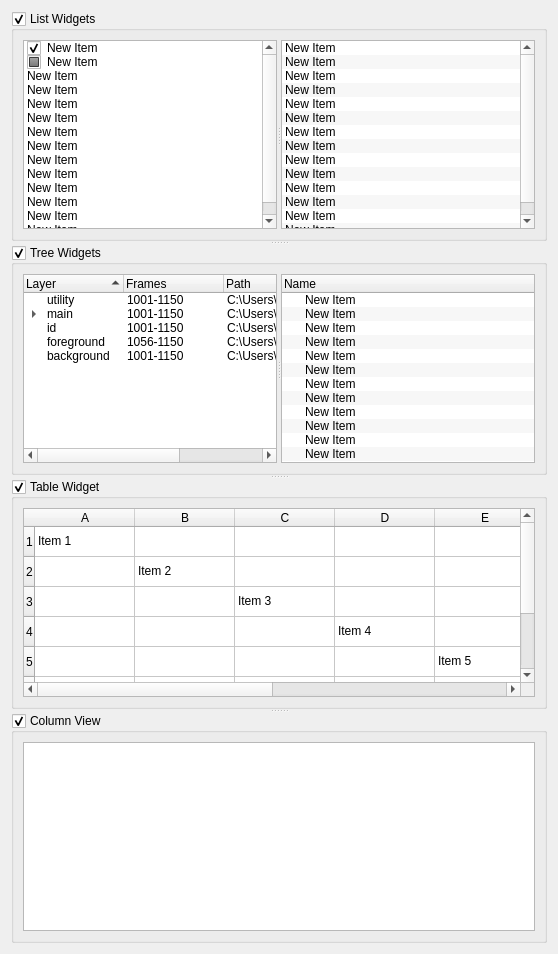
      <widget class="QWidget" name="tab_2">
       <attribute name="title">
        <string>Item Views</string>
       </attribute>
       <layout class="QVBoxLayout" name="verticalLayout_2">
        <item>
         <widget class="QSplitter" name="splitter_5">
          <property name="orientation">
           <enum>Qt::Vertical</enum>
          </property>
          <widget class="QGroupBox" name="groupBox_10">
           <property name="title">
            <string>List Widgets</string>
           </property>
           <property name="checkable">
            <bool>true</bool>
           </property>
           <layout class="QHBoxLayout" name="horizontalLayout_4">
            <item>
             <widget class="QSplitter" name="splitter_6">
              <property name="orientation">
               <enum>Qt::Horizontal</enum>
              </property>
              <widget class="QListWidget" name="listWidget_2">
               <property name="alternatingRowColors">
                <bool>false</bool>
               </property>
               <item>
                <property name="text">
                 <string>New Item</string>
                </property>
                <property name="checkState">
                 <enum>Checked</enum>
                </property>
               </item>
               <item>
                <property name="text">
                 <string>New Item</string>
                </property>
                <property name="checkState">
                 <enum>PartiallyChecked</enum>
                </property>
                <property name="flags">
                 <set>ItemIsSelectable|ItemIsDragEnabled|ItemIsUserCheckable|ItemIsEnabled|ItemIsTristate</set>
                </property>
               </item>
               <item>
                <property name="text">
                 <string>New Item</string>
                </property>
               </item>
               <item>
                <property name="text">
                 <string>New Item</string>
                </property>
               </item>
               <item>
                <property name="text">
                 <string>New Item</string>
                </property>
               </item>
               <item>
                <property name="text">
                 <string>New Item</string>
                </property>
               </item>
               <item>
                <property name="text">
                 <string>New Item</string>
                </property>
               </item>
               <item>
                <property name="text">
                 <string>New Item</string>
                </property>
               </item>
               <item>
                <property name="text">
                 <string>New Item</string>
                </property>
               </item>
               <item>
                <property name="text">
                 <string>New Item</string>
                </property>
               </item>
               <item>
                <property name="text">
                 <string>New Item</string>
                </property>
               </item>
               <item>
                <property name="text">
                 <string>New Item</string>
                </property>
               </item>
               <item>
                <property name="text">
                 <string>New Item</string>
                </property>
               </item>
               <item>
                <property name="text">
                 <string>New Item</string>
                </property>
               </item>
              </widget>
              <widget class="QListWidget" name="listWidget">
               <property name="alternatingRowColors">
                <bool>true</bool>
               </property>
               <property name="selectionMode">
                <enum>QAbstractItemView::MultiSelection</enum>
               </property>
               <item>
                <property name="text">
                 <string>New Item</string>
                </property>
               </item>
               <item>
                <property name="text">
                 <string>New Item</string>
                </property>
               </item>
               <item>
                <property name="text">
                 <string>New Item</string>
                </property>
               </item>
               <item>
                <property name="text">
                 <string>New Item</string>
                </property>
               </item>
               <item>
                <property name="text">
                 <string>New Item</string>
                </property>
               </item>
               <item>
                <property name="text">
                 <string>New Item</string>
                </property>
               </item>
               <item>
                <property name="text">
                 <string>New Item</string>
                </property>
               </item>
               <item>
                <property name="text">
                 <string>New Item</string>
                </property>
               </item>
               <item>
                <property name="text">
                 <string>New Item</string>
                </property>
               </item>
               <item>
                <property name="text">
                 <string>New Item</string>
                </property>
               </item>
               <item>
                <property name="text">
                 <string>New Item</string>
                </property>
               </item>
               <item>
                <property name="text">
                 <string>New Item</string>
                </property>
               </item>
               <item>
                <property name="text">
                 <string>New Item</string>
                </property>
               </item>
               <item>
                <property name="text">
                 <string>New Item</string>
                </property>
               </item>
              </widget>
             </widget>
            </item>
           </layout>
          </widget>
          <widget class="QGroupBox" name="groupBox_11">
           <property name="title">
            <string>Tree Widgets</string>
           </property>
           <property name="checkable">
            <bool>true</bool>
           </property>
           <layout class="QHBoxLayout" name="horizontalLayout_5">
            <item>
             <widget class="QSplitter" name="splitter_7">
              <property name="orientation">
               <enum>Qt::Horizontal</enum>
              </property>
              <widget class="QTreeWidget" name="treeWidget_2">
               <property name="alternatingRowColors">
                <bool>false</bool>
               </property>
               <property name="sortingEnabled">
                <bool>true</bool>
               </property>
               <property name="animated">
                <bool>true</bool>
               </property>
               <property name="headerHidden">
                <bool>false</bool>
               </property>
               <column>
                <property name="text">
                 <string>Layer</string>
                </property>
               </column>
               <column>
                <property name="text">
                 <string>Frames</string>
                </property>
               </column>
               <column>
                <property name="text">
                 <string>Path</string>
                </property>
               </column>
               <column>
                <property name="text">
                 <string>Type</string>
                </property>
               </column>
               <item>
                <property name="text">
                 <string>utility</string>
                </property>
                <property name="text">
                 <string>1001-1150</string>
                </property>
                <property name="text">
                 <string>C:\Users\Mike\Documents\Scripts\python\PySide\images</string>
                </property>
                <property name="text">
                 <string>layer</string>
                </property>
               </item>
               <item>
                <property name="text">
                 <string>main</string>
                </property>
                <property name="text">
                 <string>1001-1150</string>
                </property>
                <property name="text">
                 <string>C:\Users\Mike\Documents\Scripts\python\PySide\images</string>
                </property>
                <property name="text">
                 <string>main</string>
                </property>
                <item>
                 <property name="text">
                  <string>sss</string>
                 </property>
                 <property name="text">
                  <string/>
                 </property>
                 <property name="text">
                  <string/>
                 </property>
                 <property name="text">
                  <string/>
                 </property>
                </item>
                <item>
                 <property name="text">
                  <string>specular</string>
                 </property>
                 <property name="text">
                  <string/>
                 </property>
                 <property name="text">
                  <string/>
                 </property>
                 <property name="text">
                  <string/>
                 </property>
                </item>
                <item>
                 <property name="text">
                  <string>self_illumination</string>
                 </property>
                 <property name="text">
                  <string/>
                 </property>
                 <property name="text">
                  <string/>
                 </property>
                 <property name="text">
                  <string/>
                 </property>
                </item>
                <item>
                 <property name="text">
                  <string>refract</string>
                 </property>
                 <property name="text">
                  <string/>
                 </property>
                 <property name="text">
                  <string/>
                 </property>
                 <property name="text">
                  <string/>
                 </property>
                </item>
                <item>
                 <property name="text">
                  <string>reflect</string>
                 </property>
                 <property name="text">
                  <string/>
                 </property>
                 <property name="text">
                  <string/>
                 </property>
                 <property name="text">
                  <string/>
                 </property>
                </item>
                <item>
                 <property name="text">
                  <string>master</string>
                 </property>
                 <property name="text">
                  <string/>
                 </property>
                 <property name="text">
                  <string/>
                 </property>
                 <property name="text">
                  <string/>
                 </property>
                </item>
                <item>
                 <property name="text">
                  <string>lighting</string>
                 </property>
                 <property name="text">
                  <string/>
                 </property>
                 <property name="text">
                  <string/>
                 </property>
                 <property name="text">
                  <string/>
                 </property>
                </item>
                <item>
                 <property name="text">
                  <string>gi</string>
                 </property>
                 <property name="text">
                  <string/>
                 </property>
                 <property name="text">
                  <string/>
                 </property>
                 <property name="text">
                  <string/>
                 </property>
                </item>
                <item>
                 <property name="text">
                  <string>diffuse</string>
                 </property>
                 <property name="text">
                  <string/>
                 </property>
                 <property name="text">
                  <string/>
                 </property>
                 <property name="text">
                  <string/>
                 </property>
                </item>
               </item>
               <item>
                <property name="text">
                 <string>id</string>
                </property>
                <property name="text">
                 <string>1001-1150</string>
                </property>
                <property name="text">
                 <string>C:\Users\Mike\Documents\Scripts\python\PySide\images</string>
                </property>
                <property name="text">
                 <string>layer</string>
                </property>
               </item>
               <item>
                <property name="text">
                 <string>foreground</string>
                </property>
                <property name="text">
                 <string>1056-1150</string>
                </property>
                <property name="text">
                 <string>C:\Users\Mike\Documents\Scripts\python\PySide\images</string>
                </property>
                <property name="text">
                 <string>layer</string>
                </property>
               </item>
               <item>
                <property name="text">
                 <string>background</string>
                </property>
                <property name="text">
                 <string>1001-1150</string>
                </property>
                <property name="text">
                 <string>C:\Users\Mike\Documents\Scripts\python\PySide\images</string>
                </property>
                <property name="text">
                 <string>layer</string>
                </property>
               </item>
              </widget>
              <widget class="QTreeWidget" name="treeWidget">
               <property name="sizePolicy">
                <sizepolicy hsizetype="Maximum" vsizetype="Expanding">
                 <horstretch>0</horstretch>
                 <verstretch>0</verstretch>
                </sizepolicy>
               </property>
               <property name="alternatingRowColors">
                <bool>true</bool>
               </property>
               <column>
                <property name="text">
                 <string notr="true">Name</string>
                </property>
               </column>
               <item>
                <property name="text">
                 <string>New Item</string>
                </property>
               </item>
               <item>
                <property name="text">
                 <string>New Item</string>
                </property>
               </item>
               <item>
                <property name="text">
                 <string>New Item</string>
                </property>
               </item>
               <item>
                <property name="text">
                 <string>New Item</string>
                </property>
               </item>
               <item>
                <property name="text">
                 <string>New Item</string>
                </property>
               </item>
               <item>
                <property name="text">
                 <string>New Item</string>
                </property>
               </item>
               <item>
                <property name="text">
                 <string>New Item</string>
                </property>
               </item>
               <item>
                <property name="text">
                 <string>New Item</string>
                </property>
               </item>
               <item>
                <property name="text">
                 <string>New Item</string>
                </property>
               </item>
               <item>
                <property name="text">
                 <string>New Item</string>
                </property>
               </item>
               <item>
                <property name="text">
                 <string>New Item</string>
                </property>
               </item>
               <item>
                <property name="text">
                 <string>New Item</string>
                </property>
               </item>
              </widget>
             </widget>
            </item>
           </layout>
          </widget>
          <widget class="QGroupBox" name="groupBox_9">
           <property name="title">
            <string>Table Widget</string>
           </property>
           <property name="checkable">
            <bool>true</bool>
           </property>
           <layout class="QVBoxLayout" name="verticalLayout_9">
            <item>
             <widget class="QTableWidget" name="tableWidget">
              <property name="alternatingRowColors">
               <bool>false</bool>
              </property>
              <row>
               <property name="text">
                <string>1</string>
               </property>
              </row>
              <row>
               <property name="text">
                <string>2</string>
               </property>
              </row>
              <row>
               <property name="text">
                <string>3</string>
               </property>
              </row>
              <row>
               <property name="text">
                <string>4</string>
               </property>
              </row>
              <row>
               <property name="text">
                <string>5</string>
               </property>
              </row>
              <row>
               <property name="text">
                <string>6</string>
               </property>
              </row>
              <row>
               <property name="text">
                <string>7</string>
               </property>
              </row>
              <row>
               <property name="text">
                <string>8</string>
               </property>
              </row>
              <column>
               <property name="text">
                <string>A</string>
               </property>
              </column>
              <column>
               <property name="text">
                <string>B</string>
               </property>
              </column>
              <column>
               <property name="text">
                <string>C</string>
               </property>
              </column>
              <column>
               <property name="text">
                <string>D</string>
               </property>
              </column>
              <column>
               <property name="text">
                <string>E</string>
               </property>
              </column>
              <column>
               <property name="text">
                <string>F</string>
               </property>
              </column>
              <column>
               <property name="text">
                <string>G</string>
               </property>
              </column>
              <column>
               <property name="text">
                <string>H</string>
               </property>
              </column>
              <item row="0" column="0">
               <property name="text">
                <string>Item 1</string>
               </property>
              </item>
              <item row="1" column="1">
               <property name="text">
                <string>Item 2</string>
               </property>
              </item>
              <item row="2" column="2">
               <property name="text">
                <string>Item 3</string>
               </property>
              </item>
              <item row="3" column="3">
               <property name="text">
                <string>Item 4</string>
               </property>
              </item>
              <item row="4" column="4">
               <property name="text">
                <string>Item 5</string>
               </property>
              </item>
              <item row="5" column="5">
               <property name="text">
                <string>Item 6</string>
               </property>
              </item>
             </widget>
            </item>
           </layout>
          </widget>
          <widget class="QGroupBox" name="groupBox_12">
           <property name="title">
            <string>Column View</string>
           </property>
           <property name="checkable">
            <bool>true</bool>
           </property>
           <layout class="QVBoxLayout" name="verticalLayout_10">
            <item>
             <widget class="QColumnView" name="columnView"/>
            </item>
           </layout>
          </widget>
         </widget>
        </item>
       </layout>
      </widget>
